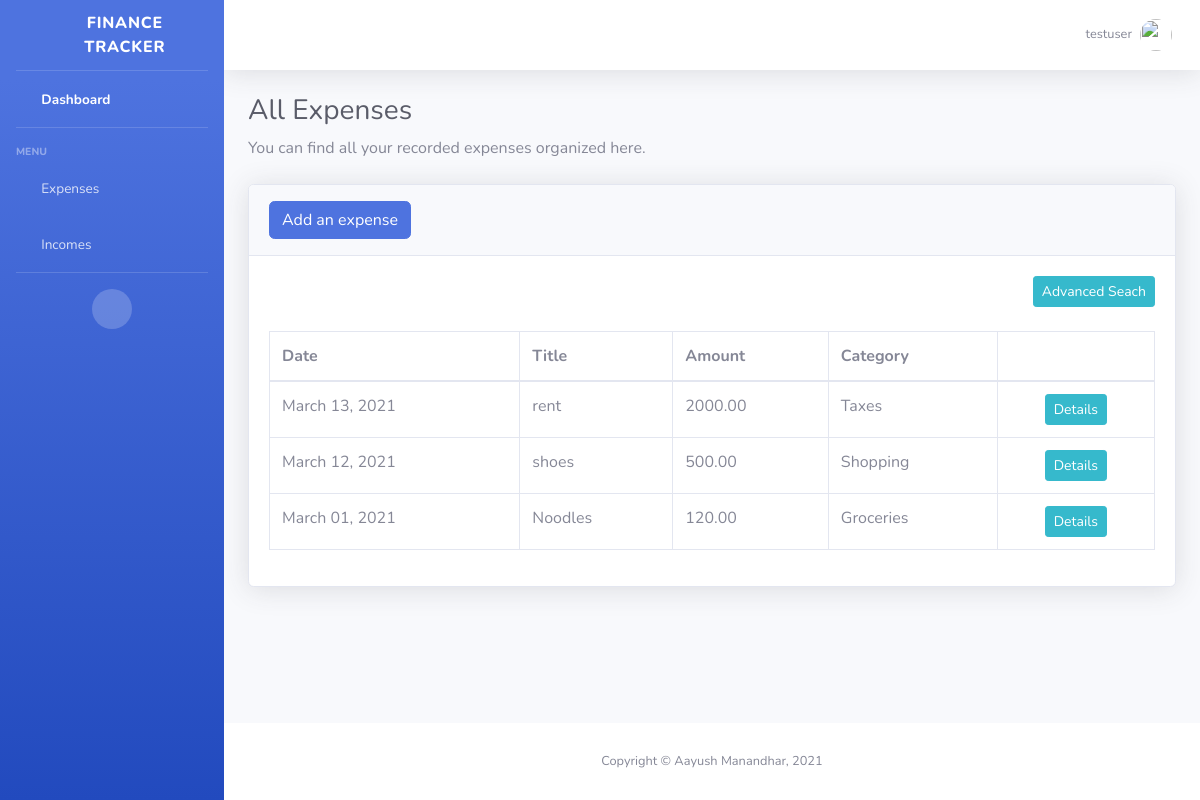
The page /all_expenses/ (signed in) on the database as committed earlier.
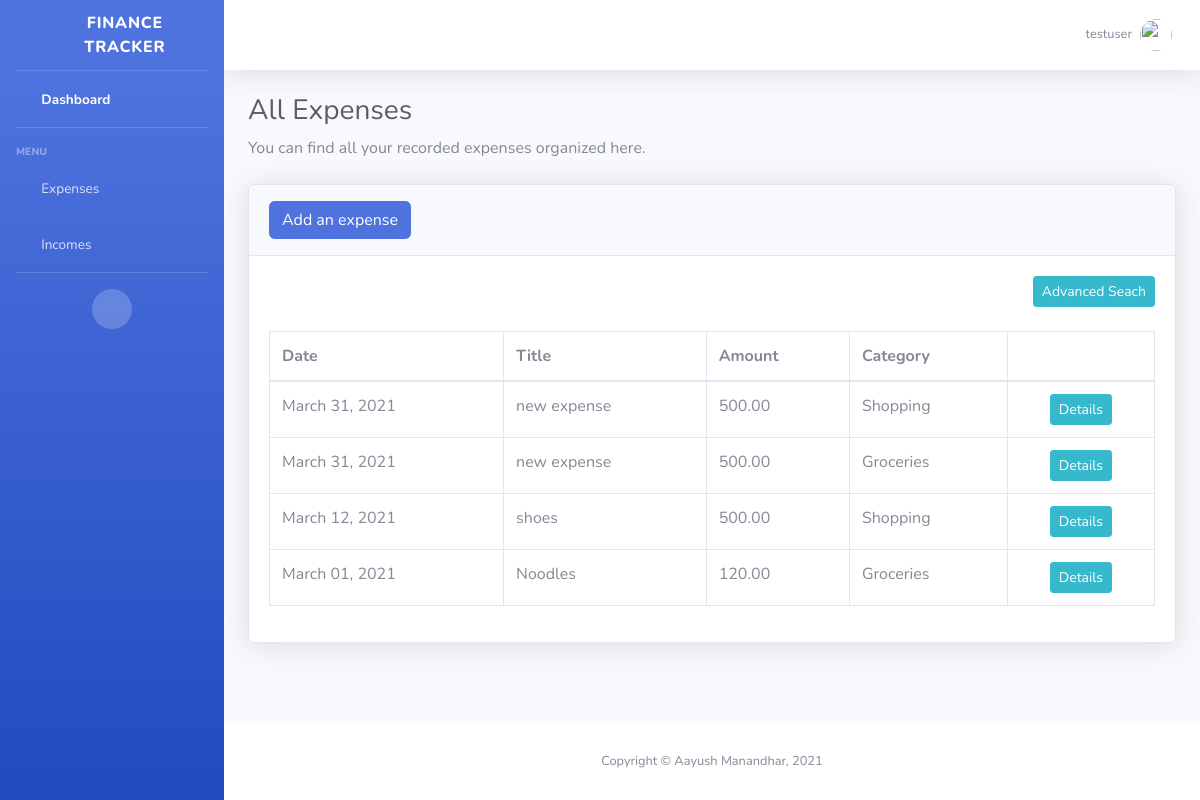
The same page on the database as committed later.
### expense/models.py (models this page shows)
class Expense(models.Model):
    user = models.ForeignKey(User, on_delete=models.CASCADE, default=1)
    title = models.CharField(max_length=101)
    amount = models.DecimalField(max_digits=8, decimal_places=2)
    date = models.DateField(default= datetime.now)
    category = models.ForeignKey(Category, on_delete=models.CASCADE)
    image = models.ImageField(upload_to="images/expenses", blank=True)
    description = models.TextField(blank = True)
    def __str__(self):
        return self.title

class Category(models.Model):
    name = models.CharField(max_length=20)
    def __str__(self):
        return self.name

### expense/views.py (the view)
# urls.py: path('all_expenses/',views.expenseDetail, name= 'all_expenses'),
@login_required()
def expenseDetail(request):
    expenses = Expense.objects.filter(user = request.user).order_by('-date')
    categories = Category.objects.all()
    myFilter = ExpenseFilter(request.GET, queryset=expenses)
    expenses = myFilter.qs
    list1 = []
    catlist = []
    b=1
    sum=0
    for cat  in categories:
        cat1 = Expense.objects.filter(category=b,user = request.user)
        cat2 = Category.objects.get(id=b)
        catlist.append(cat2)
        for cat in cat1:
            sum += cat.amount
        list1.append(sum)
        sum = 0
        b += 1
    context = {
        'expenses': expenses,
        'sum':sum,
        'categories':categories,
        'list':list1,
        'catlist':catlist,
        'myFilter' : myFilter
    }
    return render(request, 'expense/expensesdetail.html', context)

### expense/templates/expense/expensesdetail.html (shortened to what this page needs)
<!DOCTYPE html>
<html lang="en">
{% load static %}
<head>
    <link href="{% static 'expense/vendor/fontawesome-free/css/all.min.css' %}" rel="stylesheet" type="text/css">
    <link href="{% static 'expense/css/sb-admin-2.min.css' %}" rel="stylesheet">
    <link href="{% static 'expense/vendor/datatables/dataTables.bootstrap4.min.css' %}" rel="stylesheet">
</head>
<body id="page-top">
<div id="wrapper">
    {% include "expense/sidebar.html" %}
    <div id="content-wrapper" class="d-flex flex-column">
        <div id="content">
            {% include "expense/topbar.html" %}
            <div class="container-fluid">
                <h1 class="h3 mb-2 text-gray-800">All Expenses</h1>
                <p class="mb-4">You can find all your recorded expenses organized here.</p>
                <div class="card shadow mb-4">
                    <div class="card-header py-3">
                        <h6 class="m-0 font-weight-bold text-primary"><a href="{% url 'add_expense' %}" class="btn btn-primary" role="button">
                            Add an expense</a></h6>
                    </div>
                    <div class="card-body">
                        <div class="text-right">
                            <button data-toggle="collapse" data-target="#demo" class="btn btn-info btn-sm">Advanced Seach</button> </div> </br>
                        <div class="table-responsive">
                            <table class="table table-bordered" id="dataTable" width="100%" cellspacing="0">
                                <thead>
                                <tr>
                                    <th>Date</th>
                                    <th>Title</th>
                                    <th>Amount</th>
                                    <th>Category</th>
                                    <th></th>
                                </tr>
                                </thead>
                                <tbody>
                                <tr>
                                    {% for expense in expenses %}
                                    <td>{{expense.date|date:"F d, Y"}}</td>
                                    <td>{{ expense }}</td>
                                    <td>{{ expense.amount }}</td>
                                    <td>{{ expense.category }}</td>
                                    <td align="center">
                                        <div class="btn-group">
                                            <a class="btn btn-sm btn-info" href="{% url 'detail_expense' expense.id %}">Details</a>
                                        </div>
                                    </td>
                                </tr>
                                {% endfor %}
                                </tbody>
                            </table>
                        </div>
                    </div>
                </div>
            </div>
        </div>
        <footer class="sticky-footer bg-white">
            <div class="container my-auto">
                <div class="copyright text-center my-auto">
                    <span>Copyright &copy; Aayush Manandhar, 2021</span>
                </div>
            </div>
        </footer>
    </div>
</div>
</body>
</html>

Rows that differ between the two databases and show on the page:
removed Expense: date "March 13, 2021", title "rent", amount "2000.00", category "Taxes"
added Expense: date "March 31, 2021", title "new expense", amount "500.00", category "Shopping"
added Expense: date "March 31, 2021", title "new expense", amount "500.00", category "Groceries"
